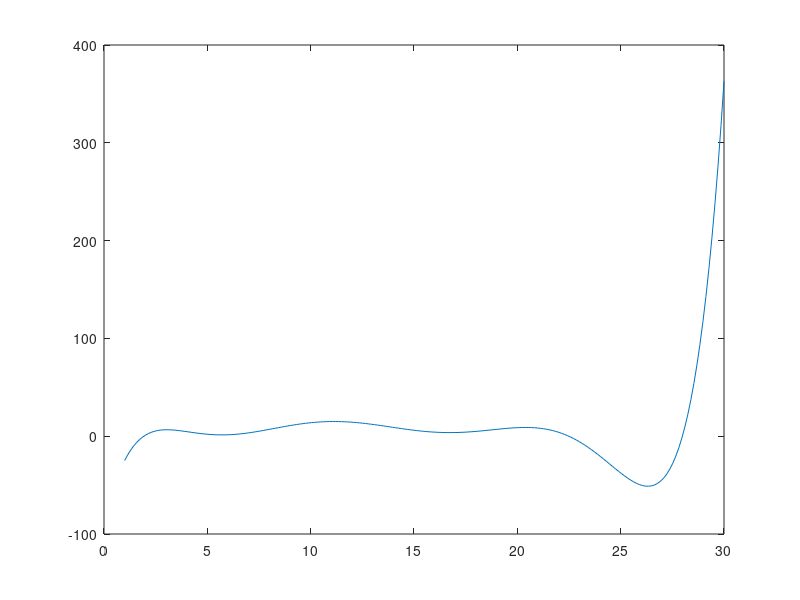

MATLAB code to generate this figure:
% CHRISTINE SHUE
% DUE: JULY 31, 2017
% HW10: Use vander to find the coefficients of the 7th order polynomial.
% /u/erdos/students/cshue1/cisc4750/week4/hs10.m
%

x = [2;5;8;11;14;19;22;28];
A = vander(x)
b = [1;2;7;15;9;7;4;1];
p = (A\b)'

x1 = linspace(1,30,200);
y = polyval(p,x1);
plot(x1,y)